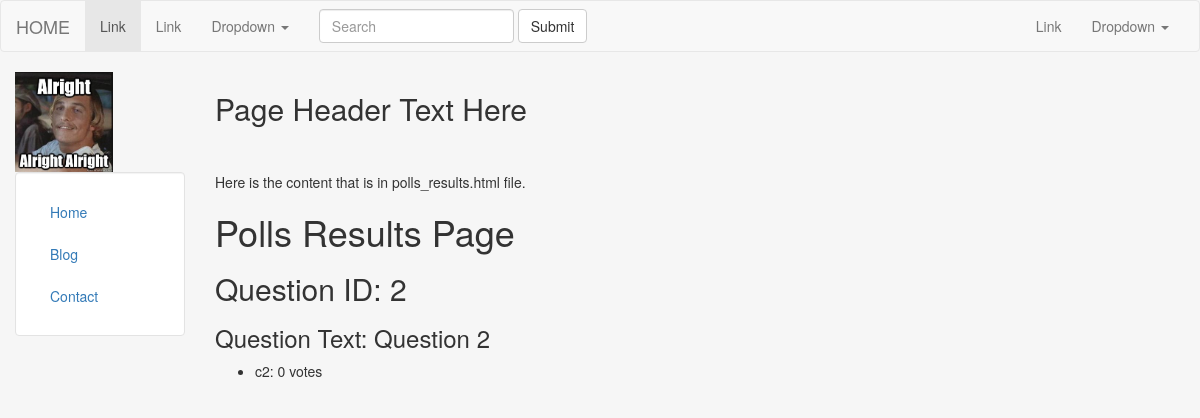
The page /polls/2/results/ on the database as committed earlier.
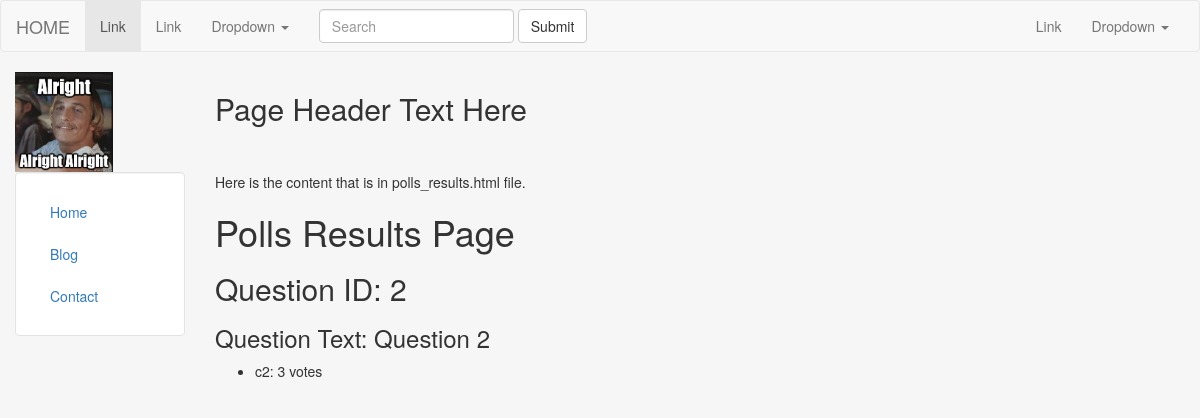
The same page on the database as committed later.
### webapp/models.py (models this page shows, shortened)
class Choice(models.Model):
    question = models.ForeignKey(Question, on_delete=models.CASCADE)
    choice_text = models.CharField(max_length=200)
    votes = models.IntegerField(default=0)

### webapp/views.py (the view)
# urls.py: url(r'^(?P<question_id>[0-9]+)/results/$', views.polls_results, name='results'),
def polls_results(request, question_id):
    question = get_object_or_404(Question, pk=question_id)
    choices = question.choice_set.all()
    context = {
        'question': question,
        'choices': choices
    }
    return render(request, 'webapp/polls_results.html', context=context)

### webapp/templates/webapp/polls_results.html
{%  extends "header.html" %}
{% block content %}
    <p>Here is the content that is in polls_results.html file.</p>
    <h1>Polls Results Page</h1>
    <h2>Question ID: {{ question.id }}</h2>
    <h3>Question Text: {{ question.question_text }}</h3>
    {% if choices %}
        <ul>
            {% for choice in choices %}
                <li>
                    {{ choice.choice_text }}: {{ choice.votes }} votes
                </li>
            {% endfor %}
        </ul>
    {% endif %}
{% endblock %}

Rows that differ between the two databases and show on the page:
changed Choice: votes "0" → "3"
